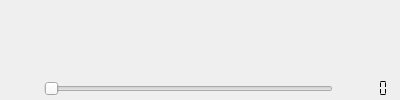
  <widget class="QWidget" name="centralwidget">
   <layout class="QGridLayout" name="gridLayout_2">
    <property name="horizontalSpacing">
     <number>0</number>
    </property>
    <property name="verticalSpacing">
     <number>6</number>
    </property>
    <property name="margin">
     <number>0</number>
    </property>
    <item row="1" column="0">
     <widget class="QVTKWidget" name="qvtkWidget">
      <property name="sizePolicy">
       <sizepolicy hsizetype="Preferred" vsizetype="Preferred">
        <horstretch>0</horstretch>
        <verstretch>0</verstretch>
       </sizepolicy>
      </property>
      <property name="minimumSize">
       <size>
        <width>400</width>
        <height>0</height>
       </size>
      </property>
     </widget>
    </item>
    <item row="2" column="0">
     <widget class="QFrame" name="frame">
      <property name="sizePolicy">
       <sizepolicy hsizetype="Preferred" vsizetype="Fixed">
        <horstretch>0</horstretch>
        <verstretch>0</verstretch>
       </sizepolicy>
      </property>
      <property name="minimumSize">
       <size>
        <width>0</width>
        <height>22</height>
       </size>
      </property>
      <property name="frameShape">
       <enum>QFrame::NoFrame</enum>
      </property>
      <property name="frameShadow">
       <enum>QFrame::Plain</enum>
      </property>
      <layout class="QHBoxLayout" name="horizontalLayout">
       <property name="spacing">
        <number>6</number>
       </property>
       <property name="leftMargin">
        <number>6</number>
       </property>
       <property name="topMargin">
        <number>0</number>
       </property>
       <property name="rightMargin">
        <number>6</number>
       </property>
       <property name="bottomMargin">
        <number>0</number>
       </property>
       <item>
        <widget class="QPushButton" name="playButton">
         <property name="enabled">
          <bool>false</bool>
         </property>
         <property name="sizePolicy">
          <sizepolicy hsizetype="Fixed" vsizetype="Fixed">
           <horstretch>0</horstretch>
           <verstretch>0</verstretch>
          </sizepolicy>
         </property>
         <property name="maximumSize">
          <size>
           <width>32</width>
           <height>32</height>
          </size>
         </property>
         <property name="text">
          <string/>
         </property>
         <property name="icon">
          <iconset resource="images.qrc">
           <normaloff>:/images/player_play.png</normaloff>:/images/player_play.png</iconset>
         </property>
         <property name="iconSize">
          <size>
           <width>28</width>
           <height>28</height>
          </size>
         </property>
         <property name="flat">
          <bool>true</bool>
         </property>
        </widget>
       </item>
       <item>
        <widget class="QSlider" name="frameSlider">
         <property name="enabled">
          <bool>false</bool>
         </property>
         <property name="orientation">
          <enum>Qt::Horizontal</enum>
         </property>
        </widget>
       </item>
       <item>
        <widget class="QLCDNumber" name="lcdNumber">
         <property name="frameShape">
          <enum>QFrame::NoFrame</enum>
         </property>
         <property name="smallDecimalPoint">
          <bool>true</bool>
         </property>
         <property name="segmentStyle">
          <enum>QLCDNumber::Flat</enum>
         </property>
        </widget>
       </item>
      </layout>
     </widget>
    </item>
   </layout>
  </widget>
